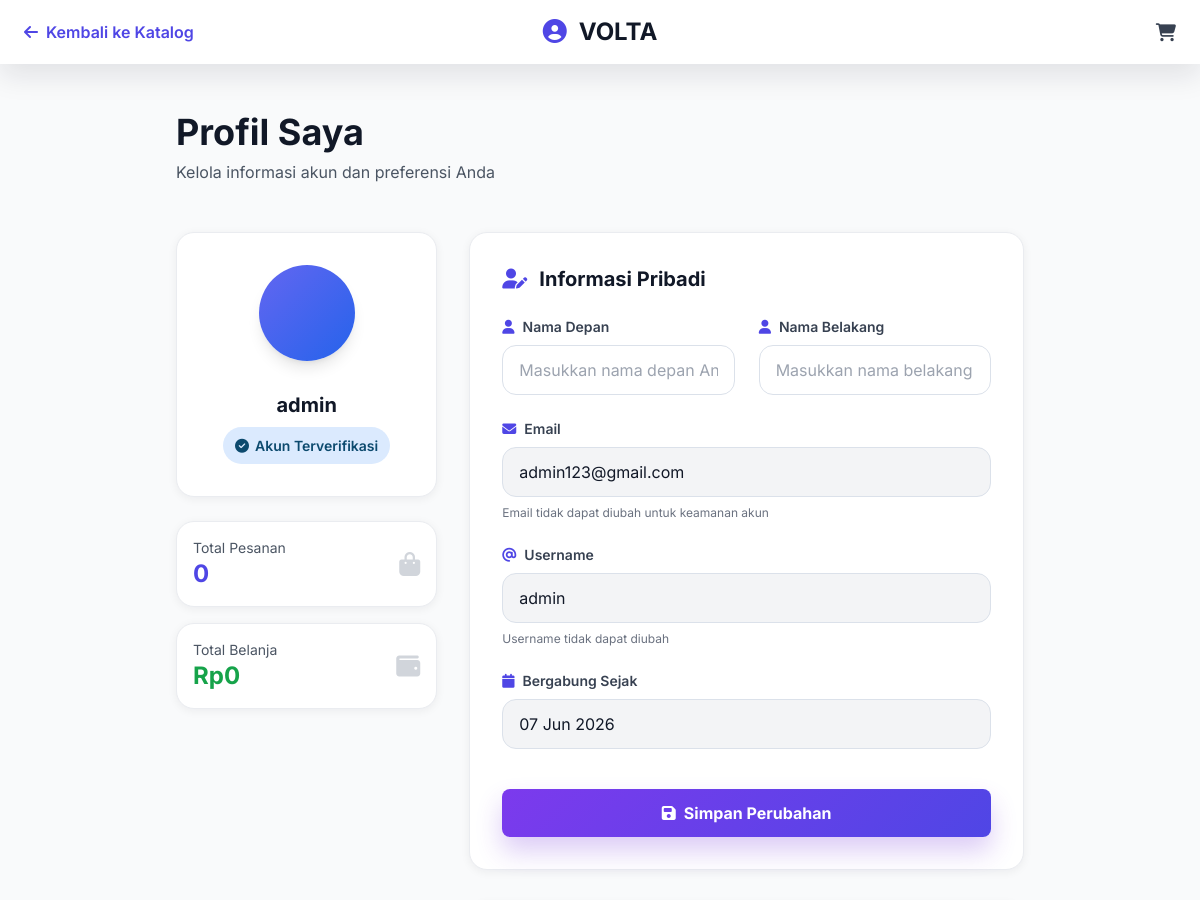
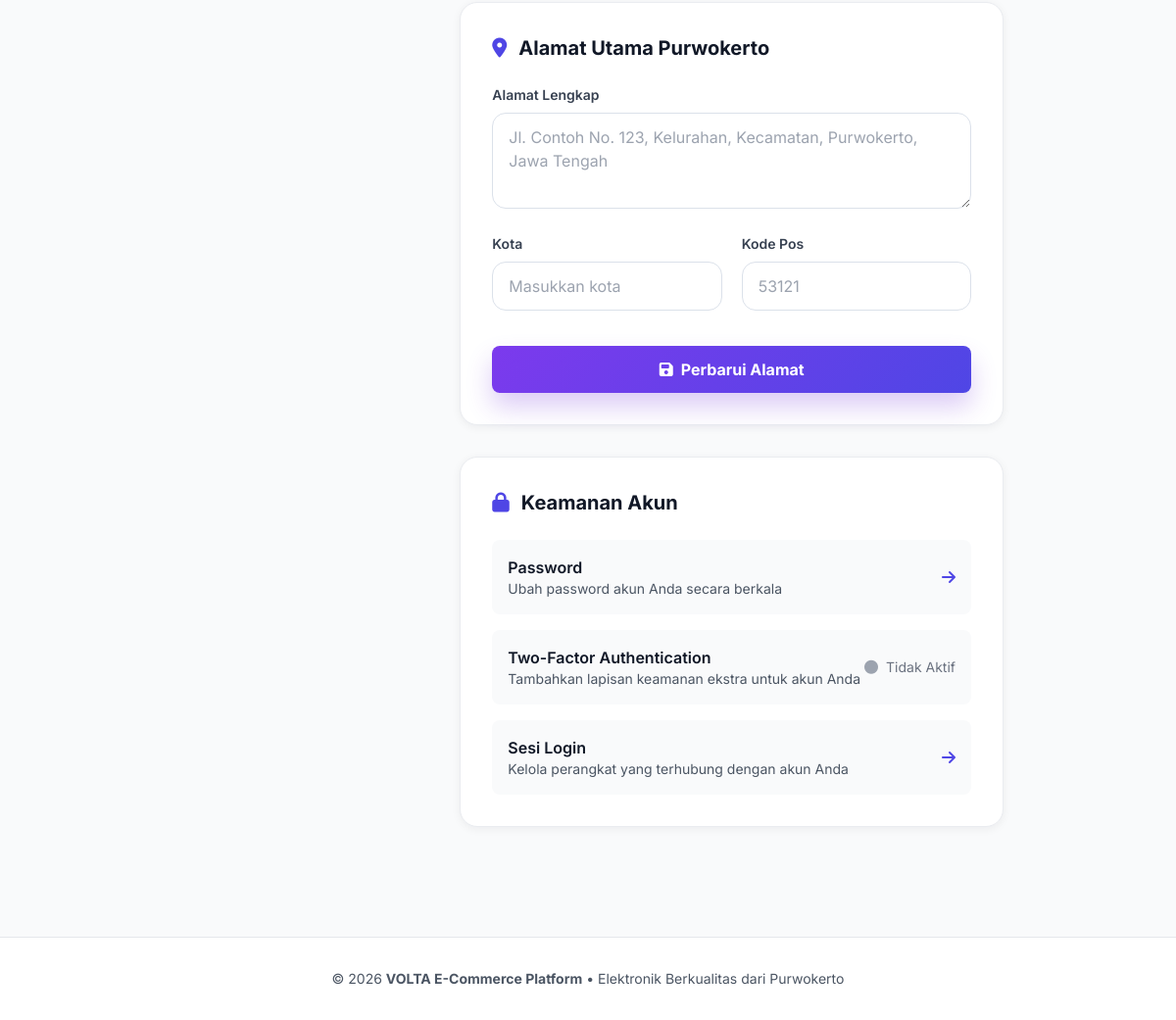
The app's page /profile/ (signed in) with its own data (2 pictures, top to bottom).
### users/models.py (models this page shows, shortened)
class User(AbstractUser):
    ROLE_CHOICES = (
        ('admin', 'Administrator'),
        ('brand', 'Brand/Vendor'),
        ('customer', 'Customer'),
    )
    user_id = models.AutoField(primary_key=True)
    role = models.CharField(
        max_length=20,
        choices=ROLE_CHOICES,
        default='customer',
        help_text="Role pengguna dalam sistem (admin, brand, atau customer)"
    )
    full_name = models.CharField(
        max_length=255,
        blank=True,
        null=True,
        help_text="Nama lengkap pengguna"
    )
    phone = models.CharField(
        max_length=20,
        blank=True,
        null=True,
        unique=True,
        help_text="Nomor telepon kontak pengguna"
    )
    address_street = models.TextField(
        blank=True,
        null=True,
        help_text="Jalan dan nomor rumah"
    )
    address_city = models.CharField(
        max_length=100,
        blank=True,
        null=True,
        help_text="Kota/Kabupaten"
    )
    address_province = models.CharField(
        max_length=100,
        blank=True,
        null=True,
        help_text="Provinsi"
    )
    address_postal_code = models.CharField(
        max_length=100,
        blank=True,
        null=True,
        help_text="Kode pos"
    )
    is_active = models.BooleanField(
        default=True,
        help_text="Menunjukkan apakah user ini aktif atau tidak"
    )
    created_at = models.DateTimeField(
        auto_now_add=True,
        help_text="Tanggal dan waktu user dibuat"
    )
    updated_at = models.DateTimeField(
        auto_now=True,
        help_text="Tanggal dan waktu user terakhir diperbarui"
    )
    class Meta:
        verbose_name = _('User')
        verbose_name_plural = _('Users')
        db_table = 'users'
        ordering = ['-created_at']
        indexes = [
            models.Index(fields=['email']),
            models.Index(fields=['role']),
            models.Index(fields=['is_active']),
        ]

### master_products/views.py (the view, shortened to what this page needs)
# urls.py: path('profile/', views.user_profile_view, name='user_profile'),
@login_required(login_url='master_products:login')
def user_profile_view(request):
    user = request.user
    context = {
        'user': user,
    }
    return render(request, 'master_products/profile.html', context)

### master_products/templates/master_products/profile.html (shortened to what this page needs)
<!DOCTYPE html>
<html lang="id">
<head>
    <script src="https://cdn.tailwindcss.com"></script>
    <link rel="stylesheet" href="https://cdnjs.cloudflare.com/ajax/libs/font-awesome/6.4.0/css/all.min.css">
</head>
<body class="bg-gray-50">
    <nav class="navbar sticky top-0 z-50">
        <div class="max-w-7xl mx-auto px-6 py-4">
            <div class="grid grid-cols-3 items-center">
                <div>
                    <a href="{% url 'master_products:product_list' %}" class="inline-flex items-center gap-2 text-indigo-600 hover:text-indigo-700 font-semibold transition-colors">
                        <i class="fas fa-arrow-left"></i>
                        <span>Kembali ke Katalog</span>
                    </a>
                </div>
                <div class="text-center">
                    <h1 class="text-2xl font-bold text-gray-900">
                        <i class="fas fa-user-circle mr-3 text-indigo-600"></i>VOLTA
                    </h1>
                </div>
                <div class="text-right">
                    <a href="{% url 'master_products:view_cart' %}" class="inline-flex items-center gap-2 text-gray-700 hover:text-indigo-600 transition-colors">
                        <i class="fas fa-shopping-cart text-lg"></i>
                    </a>
                </div>
            </div>
        </div>
    </nav>
    <main class="max-w-4xl mx-auto px-6 py-12">
        <div class="mb-12">
            <h2 class="text-4xl font-bold text-gray-900 mb-2">Profil Saya</h2>
            <p class="text-gray-600">Kelola informasi akun dan preferensi Anda</p>
        </div>
        <div class="grid grid-cols-1 lg:grid-cols-3 gap-8">
            <div class="lg:col-span-1">
                <div class="profile-card p-8 text-center mb-6">
                    <div class="inline-flex items-center justify-center w-24 h-24 bg-gradient-to-br from-indigo-500 to-blue-600 rounded-full mb-6 shadow-lg text-white text-4xl font-bold">
                    </div>
                    <h3 class="text-xl font-bold text-gray-900 mb-2">{{ user.get_full_name|default:user.username }}</h3>
                    <div class="space-y-2">
                        <span class="badge-info">
                            <i class="fas fa-check-circle"></i>
                            Akun Terverifikasi
                        </span>
                    </div>
                </div>
                <div class="space-y-4">
                    <div class="profile-card p-4">
                        <div class="flex items-center justify-between">
                            <div>
                                <p class="text-gray-600 text-sm">Total Pesanan</p>
                                <p class="text-2xl font-bold text-indigo-600">0</p>
                            </div>
                            <i class="fas fa-shopping-bag text-2xl text-gray-300"></i>
                        </div>
                    </div>
                    <div class="profile-card p-4">
                        <div class="flex items-center justify-between">
                            <div>
                                <p class="text-gray-600 text-sm">Total Belanja</p>
                                <p class="text-2xl font-bold text-green-600">Rp0</p>
                            </div>
                            <i class="fas fa-wallet text-2xl text-gray-300"></i>
                        </div>
                    </div>
                </div>
            </div>
            <div class="lg:col-span-2">
                <div class="profile-card p-8 mb-8">
                    <h3 class="text-xl font-bold text-gray-900 mb-6 flex items-center gap-3">
                        <i class="fas fa-user-edit text-indigo-600"></i>
                        Informasi Pribadi
                    </h3>
                    <form method="POST" class="space-y-6">
                        <div class="grid grid-cols-1 md:grid-cols-2 gap-6">
                            <div>
                                <label class="block text-sm font-semibold text-gray-700 mb-2">
                                    <i class="fas fa-user text-indigo-600 mr-2"></i>Nama Depan
                                </label>
                                <input
                                    type="text"
                                    name="first_name"
                                    value="{{ user.first_name }}"
                                    class="form-control w-full text-gray-900"
                                    placeholder="Masukkan nama depan Anda"
                                >
                            </div>
                            <div>
                                <label class="block text-sm font-semibold text-gray-700 mb-2">
                                    <i class="fas fa-user text-indigo-600 mr-2"></i>Nama Belakang
                                </label>
                                <input
                                    type="text"
                                    name="last_name"
                                    value="{{ user.last_name }}"
                                    class="form-control w-full text-gray-900"
                                    placeholder="Masukkan nama belakang Anda"
                                >
                            </div>
                        </div>
                        <div>
                            <label class="block text-sm font-semibold text-gray-700 mb-2">
                                <i class="fas fa-envelope text-indigo-600 mr-2"></i>Email
                            </label>
                            <input
                                type="email"
                                value="{{ user.email }}"
                                class="form-control w-full text-gray-900 bg-gray-100"
                                disabled
                            >
                            <p class="text-xs text-gray-500 mt-2">Email tidak dapat diubah untuk keamanan akun</p>
                        </div>
                        <div>
                            <label class="block text-sm font-semibold text-gray-700 mb-2">
                                <i class="fas fa-at text-indigo-600 mr-2"></i>Username
                            </label>
                            <input
                                type="text"
                                value="{{ user.username }}"
                                class="form-control w-full text-gray-900 bg-gray-100"
                                disabled
                            >
                            <p class="text-xs text-gray-500 mt-2">Username tidak dapat diubah</p>
                        </div>
                        <div>
                            <label class="block text-sm font-semibold text-gray-700 mb-2">
                                <i class="fas fa-calendar text-indigo-600 mr-2"></i>Bergabung Sejak
                            </label>
                            <input
                                type="text"
                                value="{{ user.date_joined|date:'d M Y' }}"
                                class="form-control w-full text-gray-900 bg-gray-100"
                                disabled
                            >
                        </div>
                        <div class="flex gap-3 pt-4">
                            <button
                                type="submit"
                                class="btn-primary flex items-center justify-center gap-2 text-white font-bold py-3 px-8 rounded-lg flex-1"
                            >
                                <i class="fas fa-save"></i>
                                <span>Simpan Perubahan</span>
                            </button>
                        </div>
                    </form>
                </div>
                <div class="profile-card p-8 mb-8">
                    <h3 class="text-xl font-bold text-gray-900 mb-6 flex items-center gap-3">
                        <i class="fas fa-map-marker-alt text-indigo-600"></i>
                        Alamat Utama Purwokerto
                    </h3>
                    <form method="POST" action="{% url 'master_products:update_address' %}" class="space-y-5">
                        <div>
                            <label for="address_street" class="block text-sm font-semibold text-gray-700 mb-2">
                                Alamat Lengkap
                            </label>
                            <textarea
                                id="address_street"
                                name="address_street"
                                rows="3"
                                class="form-control w-full text-gray-900"
                                placeholder="Jl. Contoh No. 123, Kelurahan, Kecamatan, Purwokerto, Jawa Tengah"
                            >{{ user.address_street|default:'' }}</textarea>
                        </div>
                        <div class="grid grid-cols-1 md:grid-cols-2 gap-5">
                            <div>
                                <label for="address_city" class="block text-sm font-semibold text-gray-700 mb-2">Kota</label>
                                <input
                                    type="text"
                                    id="address_city"
                                    name="address_city"
                                    value="{{ user.address_city|default:'' }}"
                                    class="form-control w-full text-gray-900"
                                    placeholder="Masukkan kota"
                                >
                            </div>
                            <div>
                                <label for="address_postal_code" class="block text-sm font-semibold text-gray-700 mb-2">Kode Pos</label>
                                <input
                                    type="text"
                                    id="address_postal_code"
                                    name="address_postal_code"
                                    value="{{ user.address_postal_code|default:'' }}"
                                    placeholder="53121"
                                    class="form-control w-full text-gray-900"
                                >
                            </div>
                        </div>
                        <div class="flex gap-3 pt-4">
                            <button
                                type="submit"
                                class="btn-primary flex items-center justify-center gap-2 text-white font-bold py-3 px-8 rounded-lg flex-1"
                            >
                                <i class="fas fa-save"></i>
                                <span>Perbarui Alamat</span>
                            </button>
                        </div>
                    </form>
                </div>
                <div class="profile-card p-8">
                    <h3 class="text-xl font-bold text-gray-900 mb-6 flex items-center gap-3">
                        <i class="fas fa-lock text-indigo-600"></i>
                        Keamanan Akun
                    </h3>
                    <div class="space-y-4">
                        <div class="flex items-center justify-between p-4 bg-gray-50 rounded-lg">
                            <div>
                                <p class="font-semibold text-gray-900">Password</p>
                                <p class="text-sm text-gray-600">Ubah password akun Anda secara berkala</p>
                            </div>
                            <a href="#" class="text-indigo-600 hover:text-indigo-700 font-semibold">
                                <i class="fas fa-arrow-right"></i>
                            </a>
                        </div>
                        <div class="flex items-center justify-between p-4 bg-gray-50 rounded-lg">
                            <div>
                                <p class="font-semibold text-gray-900">Two-Factor Authentication</p>
                                <p class="text-sm text-gray-600">Tambahkan lapisan keamanan ekstra untuk akun Anda</p>
                            </div>
                            <span class="inline-flex items-center gap-2 text-gray-500 text-sm">
                                <i class="fas fa-circle text-gray-400"></i>
                                Tidak Aktif
                            </span>
                        </div>
                        <div class="flex items-center justify-between p-4 bg-gray-50 rounded-lg">
                            <div>
                                <p class="font-semibold text-gray-900">Sesi Login</p>
                                <p class="text-sm text-gray-600">Kelola perangkat yang terhubung dengan akun Anda</p>
                            </div>
                            <a href="#" class="text-indigo-600 hover:text-indigo-700 font-semibold">
                                <i class="fas fa-arrow-right"></i>
                            </a>
                        </div>
                    </div>
                </div>
            </div>
        </div>
    </main>
    <footer class="bg-white border-t border-gray-200 mt-16 py-8">
        <div class="max-w-6xl mx-auto px-6 text-center text-gray-600 text-sm">
            <p>&copy; 2026 <strong>VOLTA E-Commerce Platform</strong> • Elektronik Berkualitas dari Purwokerto</p>
        </div>
    </footer>
</body>
</html>

### records on screen
User: get_full_name "admin", email "admin123@gmail.com", username "admin", date_joined "07 Jun 2026"
